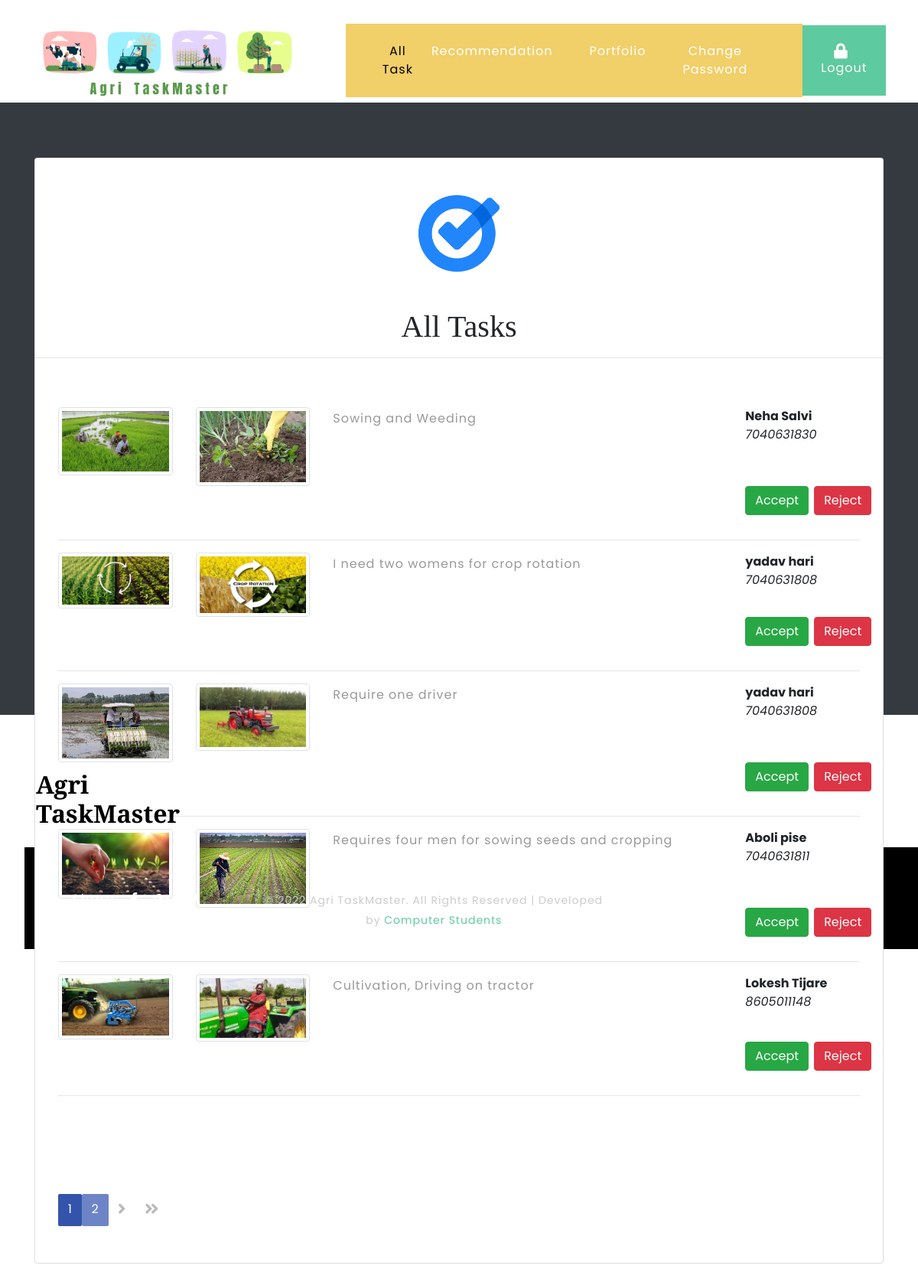
The page /alltask (signed in) on the database its author committed.
### app/models.py (models this page shows)
class Task(models.Model):
    id = models.TextField(primary_key=True)
    mobile = models.TextField()
    farmer = models.TextField()
    work = models.TextField()
    status = models.TextField()
    class Meta:
        db_table = 'tblTask'

### app/views.py (the view, shortened to what this page needs)
# urls.py: path('alltask', app.views.alltask),
def alltask(request):
    if 'llogin' in request.session and request.session['llogin']:
        lmobile = request.session['lmobile']
        lskills = request.session['lskills']
        workstatus = WorkStatus.objects.filter(lmobile=lmobile)
        if workstatus:
            ids = [x.taskid for x in workstatus]
            ds = pd.DataFrame(list(Task.objects.filter(status='pending').exclude(id__in=ids).values()))
        else:
            ds = pd.DataFrame(list(Task.objects.filter(status='pending').values()))
        ds = ds.to_dict(orient='records')
        page_number = request.GET.get('page')
        paginator = Paginator(ds, 5)
        try:
            tasks = paginator.page(page_number)
        except PageNotAnInteger:
            tasks = paginator.page(1)
        except EmptyPage:
            tasks = paginator.page(paginator.num_pages)
        return render(request, 'labour/alltask.html', {'tasks': tasks})
    else:
        return redirect(login)

### templates/labour/alltask.html (shortened to what this page needs)
{% extends "labour/base.html" %}
{% block content %}
	<section class="h-100 bg-dark">
		<div class="container py-5 h-100">
			<div class="row d-flex justify-content-center align-items-center h-100">
				<div class="col">
					<div class="card card-registration my-4">
                        <div class="container py-5 h-100" >
						    <img src="static/images/allTasks.png" height="100" class="rounded mx-auto d-block" alt="...">
                        </div>
                         <div class="row justify-content-center">
                             <h1>All Tasks</h1>
                         </div>
                        <hr style="width:100%;text-align:left;margin-left:0">
                        <div class="container" >
                            <div class="container py-5 h-100" >
                                    {% for task in tasks %}
                                    <div class="row">
                                        <div class="col-md-2">
                                            <img src="media/task/{{task.id}}1.jpg" class="img-thumbnail"/>
                                        </div>
                                        <div class="col-md-2">
                                            <img src="media/task/{{task.id}}2.jpg" class="img-thumbnail"/>
                                        </div>
                                        <div class="col-md-6">
                                            <p>{{ task.work }}</p>
                                        </div>
                                        <div class="col-md-2">
                                            <b>{{ task.farmer }}</b>
                                            <i>{{ task.mobile }}</i>
                                        </div>
                                    </div>
                                    <div class="row">
                                        <div class="col-md-2"></div>
                                        <div class="col-md-2"></div>
                                        <div class="col-md-6"></div>
                                        <div class="col-md-1">
                                            <form method="post">
                                                <button name="accept" class="btn btn-success" type="submit">Accept</button>
                                            </form>
                                        </div>
                                        <div class="col-md-1">
                                            <form method="post">
                                                <button class="btn btn-danger" type="submit">Reject</button>
                                            </form>
                                        </div>
                                    </div>
                                    <hr>
                                    {% endfor %}
                                </div>
                                <div class="container py-5 h-100" >
                                    <div class="pagination">
                                        {% for num in tasks.paginator.page_range %}
                                        {% if tasks.number == num %}
                                        <span class="pagination-number pagination-current">{{ num }}</span>
                                        {% elif num > tasks.number|add:'-3' and num < tasks.number|add:'3' %}
                                        <a class="pagination-number" href="?page={{ num }}">{{ num }}</a>
                                        {% endif %}
                                        {% endfor %}
                                        {% if tasks.has_next %}
                                        <a class="pagination-action"
                                           href="?page={{ tasks.next_page_number }}">
                                            <i class="fa fa-angle-right" aria-hidden="true"></i>
                                        </a>
                                        <a class="pagination-action"
                                           href="?page={{ tasks.paginator.num_pages }}">
                                            <i class="fa fa-angle-double-right" aria-hidden="true"></i>
                                        </a>
                                        {% endif %}
                                    </div>
					             </div>
			                </div>
		                </div>
                    </div>
                </div>
             </div>
        </section>
{% endblock %}

### templates/labour/base.html (shortened to what this page needs)
﻿<!DOCTYPE html>
<html lang="en">
<head>
    <link rel="stylesheet" href="/static/css/bootstrap.css">
    <link rel="stylesheet" href="/static/css/owl.carousel.css" type="text/css" media="all">
    <link rel="stylesheet" href="/static/css/owl.theme.css" type="text/css" media="all">
    <link rel="stylesheet" href="/static/css/flexslider.css" type="text/css" media="screen" property=""/>
    <link rel="stylesheet" href="/static/css/style.css" type="text/css" media="all"/>
    <link rel="stylesheet" href="/static/css/fontawesome-all.css">
</head>
<body>
<header>
    <nav class="navbar navbar-expand-lg navbar-light px-sm-5 px-3 py-0">
        <a class="navbar-brand" href="#">
                <img src="static\images\Logo3.png" height="100" alt="Logo" loading="lazy" />
            </a>
        <div class="collapse navbar-collapse" id="navbarSupportedContent">
            <ul class="navbar-nav mr-auto ml-xl-5 ml-lg-3 px-xl-5 px-lg-4 py-4 text-center">
                <li class="nav-item">
                    <a class="nav-link active" href="alltask">All Task
                    </a>
                </li>
                <li class="nav-item mx-lg-4 my-lg-0 my-3">
                    <a class="nav-link" href="recommendation">Recommendation</a>
                </li>
                <li class="nav-item mx-lg-4 my-lg-0 my-3">
                    <a class="nav-link" href="work">Portfolio</a>
                </li>
                <li class="nav-item mx-lg-4 my-lg-0 my-3">
                    <a class="nav-link" href="changepasslabour">Change Password</a>
                </li>
            </ul>
            <div class="header-contact-w3ls text-center mt-lg-0 mt-4">
                <a href="login" class="py-sm-4 py-3 px-4">
                    <i class="fas fa-lock mr-2"></i>Logout</a>
            </div>
        </div>
    </nav>
</header>
{%block content%}
{%endblock%}
<footer>
    <div class="padding-w3ls-footer pt-sm-5">
        <div class="d-flex footer-ones">
            <div class="col-lg-3 col-sm-4 logo2 text-sm-left text-center mb-sm-0 mb-3 py-xl-4 py-3">
                <h2>
                    <a href="/">Agri TaskMaster</a>
                </h2>
            </div>
        </div>
        <div class="d-flex footer-end wthree-sub py-4">
            <div class="col-lg-3 footer-social">
                <ul class="list-unstyled text-center">
                    <li class="text-white mr-3">Share</li>
                    <li>
                        <a href="#" class="rounded-circle active">
                            <i class="fab fa-facebook-f"></i>
                        </a>
                    </li>
                    <li class="mx-3">
                        <a href="#" class="rounded-circle">
                            <i class="fab fa-google-plus-g"></i>
                        </a>
                    </li>
                    <li>
                        <a href="#" class="rounded-circle">
                            <i class="fab fa-twitter"></i>
                        </a>
                    </li>
                </ul>
            </div>
            <div class="col-lg-5 copy-right text-center">
                <p> &copy; 2022 Agri TaskMaster. All Rights Reserved | Developed by
                    <a href="#"> Computer Students</a>
                </p>
            </div>
        </div>
    </div>
</footer>
</body>
</html>

### static/css/style.css (style rules this page uses)
body { padding: 0; margin: 0; background: #FFF; font-family: 'Poppins', sans-serif; }
body a { transition: 0.5s all; -webkit-transition: 0.5s all; -moz-transition: 0.5s all; -o-transition: 0.5s all; -ms-transition: 0.5s all; text-decoration: none; }
h1, h2, h3, h4, h5, h6 { margin: 0; padding: 0; font-family: 'Playfair Display', serif; }
p { margin: 0; padding: 0; font-size: 16px; letter-spacing: 1px; line-height: 1.9; color: #999; font-family: 'Poppins', sans-serif; }
ul, ol { margin: 0; padding: 0; }
a.navbar-brand { font-family: 'Playfair Display', serif; color: #000; letter-spacing: 1px; font-size: 30px; font-weight: 600; }
ul.navbar-nav { background: #f1cf69; }
a.nav-link { padding: 0 !important; }
a.nav-link { padding: 0 !important; font-size: 16px; letter-spacing: 1px; color: #fff !important; }
a.nav-link:hover, a.nav-link.active, a.nav-link.dropdown-toggle.active { color: #000 !important; }
.header-contact-w3ls a { color: #fff; font-size: 16px; letter-spacing: 1px; background: #5eca9f; display: inline-block; }
.header-contact-w3ls a i { font-size: 20px; vertical-align: middle; }
.logo2 h2 a { color: #000; font-size: 36px; font-weight: 600; }
.footer-end { background: #000; }
.padding-w3ls-footer { margin-left: 8em; }
.footer-social ul li { display: inline-block; letter-spacing: 2px; }
.footer-social ul li a i { color: #fff; }
.copy-right p { color: #ccc; font-size: 14px; }
.copy-right p a { color: #5eca9f; }
.footer-social, .copy-right { padding-top: 2em; }
@media (max-width: 1366px) { .logo2 h2 a { font-size: 32px; } }
@media (max-width: 1280px) { .padding-w3ls-footer { margin-left: 2em; } }

### templates/labour/base.html (style rules this page uses)
.pagination { text-align: center; margin-top: 1em; }
.pagination-number { padding: 0.5em 0.8em; border-radius: 2px; color: #fff; background-color: #6D85C7; }
.pagination-number:hover, .pagination-current { background-color: #3354AA; }
.pagination-action { margin: 0 0.1em; display: inline-block; padding: 0.5em 0.5em; color: #B9B9B9; font-size: 1.3em; }

### rows shown on the page
Task: id (picture), work "Sowing and Weeding", farmer "Neha Salvi", mobile "7040631830"
Task: id (picture), work "I need two womens for crop rotation", farmer "yadav hari", mobile "7040631808"
Task: id (picture), work "Require one driver", farmer "yadav hari", mobile "7040631808"
Task: id (picture), work "Requires four men for sowing seeds and cropping", farmer "Aboli pise", mobile "7040631811"
Task: id (picture), work "Cultivation, Driving on tractor", farmer "Lokesh Tijare", mobile "8605011148"

### other values the page prints
{{ num }} "1"
{{ num }} "2"
